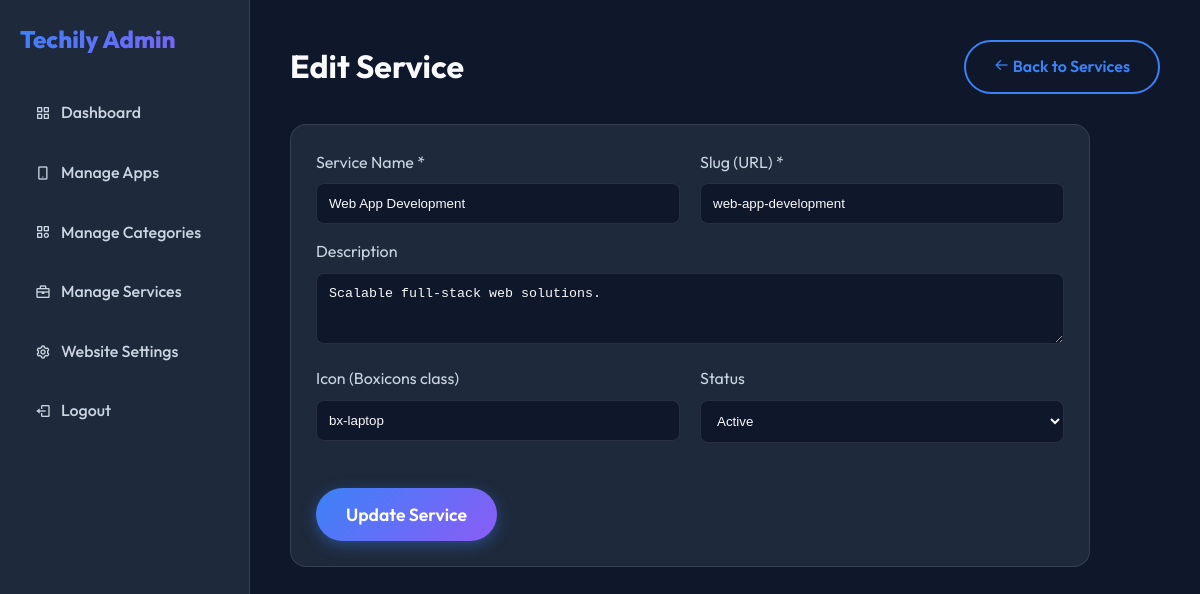
The page /admin/services/edit.php?id=2 (signed in) on the database its author committed.
### tables this page shows
CREATE TABLE IF NOT EXISTS services (
    id INT AUTO_INCREMENT PRIMARY KEY,
    name VARCHAR(255) NOT NULL,
    slug VARCHAR(255) NOT NULL UNIQUE,
    icon VARCHAR(100),
    description TEXT,
    status ENUM('active', 'inactive') DEFAULT 'active'
);

### admin/services/edit.php (the view, shortened to what this page needs)
<?php
require_once __DIR__ . '/../includes/header.php';
$id = $_GET['id'] ?? null;
$stmt = $pdo->prepare("SELECT * FROM services WHERE id = :id LIMIT 1");
$stmt->execute([':id' => $id]);
$service = $stmt->fetch();
?>
<div style="display: flex; justify-content: space-between; align-items: center; margin-bottom: 30px;">
    <h1 style="margin: 0;">Edit Service</h1>
    <a href="<?= BASE_URL ?>admin/services/index.php" class="btn btn-outline"><i class='bx bx-arrow-back'></i> Back to Services</a>
</div>
<form method="POST" action="" class="app-card" style="max-width: 800px;">
    <div class="grid" style="grid-template-columns: repeat(auto-fit, minmax(250px, 1fr)); gap: 20px;">
        <div style="margin-bottom: 15px;">
            <label style="display: block; margin-bottom: 8px; color: var(--text-secondary);">Service Name *</label>
            <input type="text" name="name" value="<?= htmlspecialchars($service['name']) ?>" required style="width: 100%; padding: 12px; border-radius: 8px; border: 1px solid var(--glass-border); background: var(--bg-primary); color: var(--text-primary); outline: none;">
        </div>
        <div style="margin-bottom: 15px;">
            <label style="display: block; margin-bottom: 8px; color: var(--text-secondary);">Slug (URL) *</label>
            <input type="text" name="slug" value="<?= htmlspecialchars($service['slug']) ?>" required style="width: 100%; padding: 12px; border-radius: 8px; border: 1px solid var(--glass-border); background: var(--bg-primary); color: var(--text-primary); outline: none;">
        </div>
    </div>
    <div style="margin-bottom: 15px;">
        <label style="display: block; margin-bottom: 8px; color: var(--text-secondary);">Description</label>
        <textarea name="description" rows="3" style="width: 100%; padding: 12px; border-radius: 8px; border: 1px solid var(--glass-border); background: var(--bg-primary); color: var(--text-primary); outline: none;"><?= htmlspecialchars($service['description']) ?></textarea>
    </div>
    <div class="grid" style="grid-template-columns: repeat(auto-fit, minmax(250px, 1fr)); gap: 20px;">
        <div style="margin-bottom: 15px;">
            <label style="display: block; margin-bottom: 8px; color: var(--text-secondary);">Icon (Boxicons class)</label>
            <input type="text" name="icon" value="<?= htmlspecialchars($service['icon']) ?>" placeholder="bx-briefcase" style="width: 100%; padding: 12px; border-radius: 8px; border: 1px solid var(--glass-border); background: var(--bg-primary); color: var(--text-primary); outline: none;">
        </div>
        <div style="margin-bottom: 15px;">
            <label style="display: block; margin-bottom: 8px; color: var(--text-secondary);">Status</label>
            <select name="status" style="width: 100%; padding: 12px; border-radius: 8px; border: 1px solid var(--glass-border); background: var(--bg-primary); color: var(--text-primary); outline: none;">
                <option value="active" <?= $service['status'] === 'active' ? 'selected' : '' ?>>Active</option>
            </select>
        </div>
    </div>
    <div style="margin-top: 30px;">
        <button type="submit" class="btn btn-primary" style="padding: 15px 30px; font-size: 1.1rem;">Update Service</button>
    </div>
</form>
<?php require_once __DIR__ . '/../includes/footer.php'; ?>

### assets/css/index.css (style rules this page uses)
:root { --bg-primary: #0f172a; --bg-secondary: #1e293b; --text-primary: #f8fafc; --text-secondary: #cbd5e1; --accent-primary: #3b82f6; --accent-secondary: #8b5cf6; --accent-gradient: linear-gradient(135deg, var(--accent-primary), var(--accent-secondary)); --success: #10b981; --warning: #f59e0b; --danger: #ef4444; --glass-bg: rgba(30, 41, 59, 0.7); --glass-border: rgba(255, 255, 255, 0.1); --glass-shadow: 0 8px 32px 0 rgba(0, 0, 0, 0.37); --font-main: 'Outfit', sans-serif; --container-width: 1200px; --border-radius: 16px; --transition-fast: 0.2s ease; --transition-normal: 0.3s ease; }
* { margin: 0; padding: 0; box-sizing: border-box; }
body { font-family: var(--font-main); background-color: var(--bg-primary); color: var(--text-primary); line-height: 1.6; transition: background-color var(--transition-normal), color var(--transition-normal); overflow-x: hidden; }
a { text-decoration: none; color: inherit; }
.btn { display: inline-block; padding: 12px 28px; border-radius: 30px; font-weight: 600; cursor: pointer; transition: all var(--transition-normal); border: none; outline: none; font-family: inherit; }
.btn-primary { background: var(--accent-gradient); color: white; box-shadow: 0 4px 15px rgba(59, 130, 246, 0.4); }
.btn-outline { background: transparent; border: 2px solid var(--accent-primary); color: var(--accent-primary); }
.grid { display: grid; grid-template-columns: repeat(auto-fit, minmax(300px, 1fr)); gap: 30px; }
.app-card { background: var(--bg-secondary); border: 1px solid var(--glass-border); border-radius: var(--border-radius); padding: 25px; transition: transform var(--transition-normal), box-shadow var(--transition-normal); position: relative; overflow: hidden; display: flex; flex-direction: column; }

### rows shown on the page
services: name "Web App Development", slug "web-app-development", description "Scalable full-stack web solutions.", icon "bx-laptop", status "Active"
